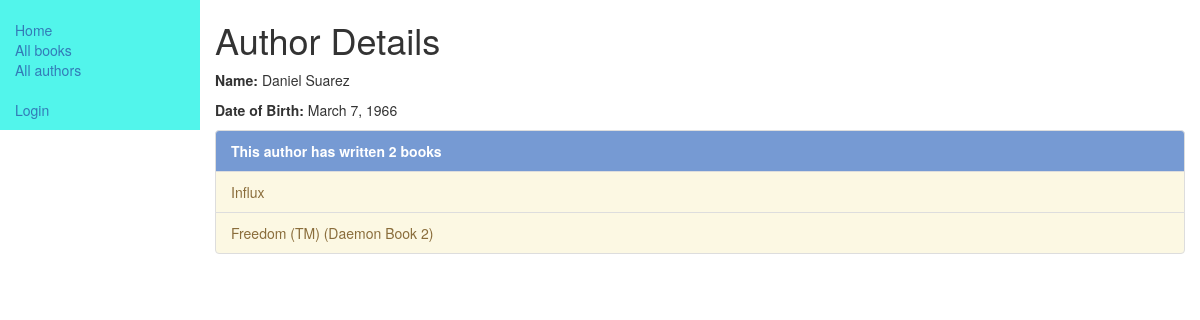
The app's page /catalog/author/1 with its own data.
### catalog/models.py (models this page shows, shortened)
class Author(models.Model):
    first_name = models.CharField(max_length=100, help_text="Author's First Name")
    last_name = models.CharField(max_length=100, help_text="Author's Last Name")
    date_of_birth = models.DateField(null=True, blank=True)
    date_of_death = models.DateField('Died', null=True, blank=True)
    def get_books(self):
        book_list = Book.objects.filter(author__id=self.id)
        return (book_list)

class Book(models.Model):
    title = models.CharField(max_length=200)
    author = models.ForeignKey('Author', on_delete=models.SET_NULL, null=True)
    summary = models.TextField(max_length=1000, help_text="Enter a brief summary for the book here.")
    isbn = models.CharField('ISBN', max_length=13, help_text='13 Character <a href="https://www.isbn-international.org/content/what-isbn">ISBN number</a>')
    genre = models.ManyToManyField(Genre, help_text="Select a genre for this book")
    def __str__(self):
        return self.title
    def get_absolute_url(self):
        return reverse ('book-detail', args=[str(self.id)])
    def display_genre(self):
        return ', '.join(genre.name for genre in self.genre.all()[:3])
    display_genre.short_description = 'Genre'

### catalog/views.py (the view)
# urls.py: url(r'^author/(?P<pk>\d+)$', views.AuthorDetailView.as_view(), name='author-detail'),
class AuthorDetailView(generic.DetailView):
    model = Author

### catalog/templates/catalog/author_detail.html (shortened to what this page needs)
{% extends "base.html" %}
{% block content %}
    <h1>Author Details </h1>
      <p><strong>Name: </strong>{{author.first_name}} {{author.last_name}}</p>
      <p><strong>Date of Birth: </strong>{{author.date_of_birth}}</p>
        {% if author.get_books %}
        <div class="list-group">
            <p class="list-group-item list-group-item-info mylistheader">
              {% if author.get_books.count > 1%} <strong>This author has written {{author.get_books.count}} books</strong>
              {% else %}
              <strong>This author has written {{author.get_books.count}} book</strong>
              {% endif %}
            </p>
              {% for book in author.get_books %}
                <a href="{{book.get_absolute_url}}" class="list-group-item list-group-item-warning">{{book}}</a>
              {% endfor %}
        </div>
        {% else %}
          <p class="alert alert-danger"><strong>We have no books from this author.</strong></p>
        {% endif %}
{% endblock content %}

### catalog/static/css/styles.css (style rules this page uses)
.mylistheader { background-color: #769ad3; color: #ffffff; }

### records on screen
Author: first_name "Daniel", last_name "Suarez", date_of_birth "March 7, 1966", get_books.count "2"
Book: title "Influx"
Book: title "Freedom (TM) (Daemon Book 2)"
